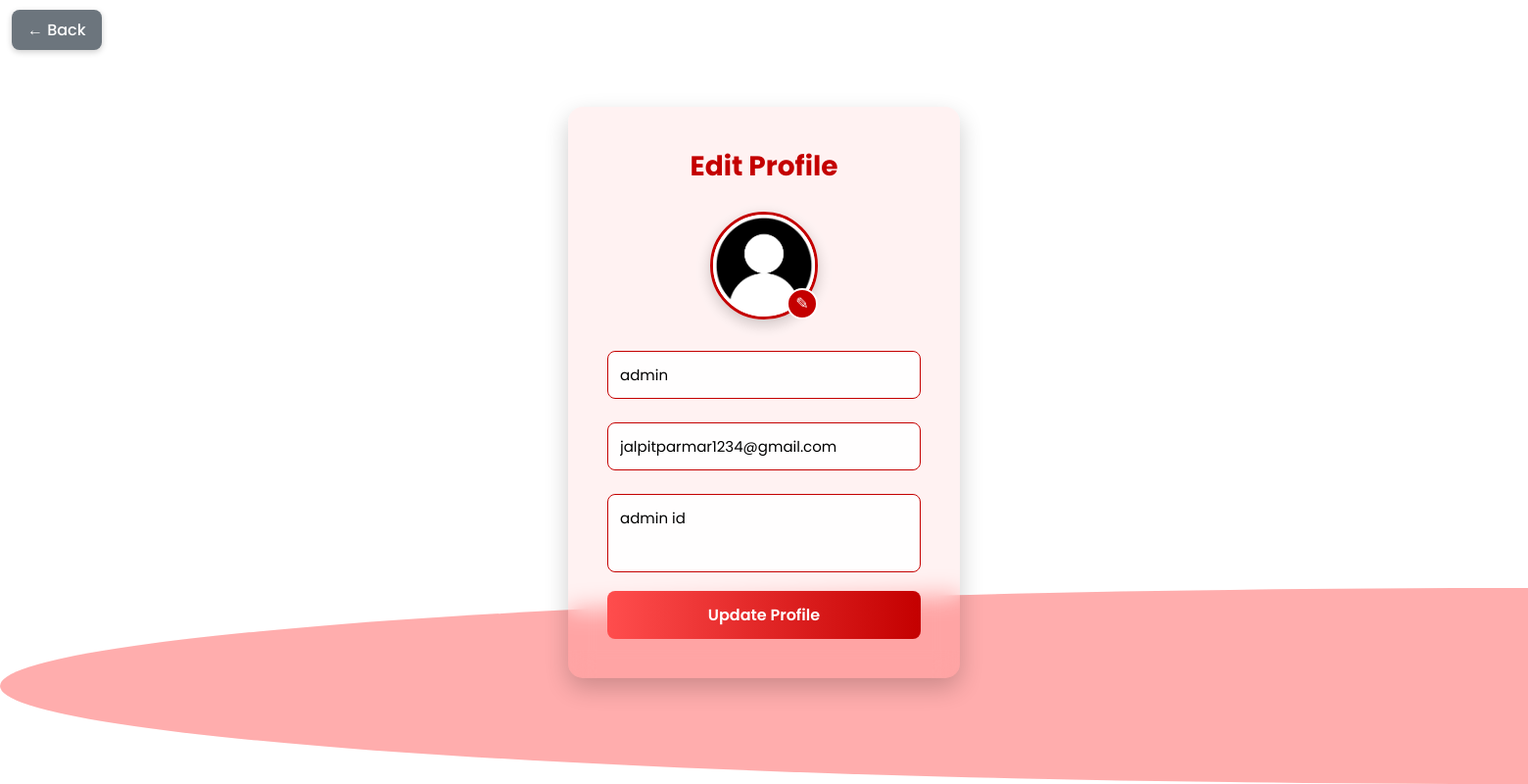
The page /edit_profile.php (signed in) on the database its author committed.
### tables this page shows
CREATE TABLE `user` (
  `user_id` int(11) NOT NULL,
  `username` varchar(100) NOT NULL,
  `email` varchar(255) NOT NULL,
  `password` varchar(255) NOT NULL,
  `about` text DEFAULT NULL,
  `dp_url` varchar(255) DEFAULT 'assets/img/dp/default.png',
  `role` varchar(50) DEFAULT 'user',
  `is_premium` tinyint(1) DEFAULT 0,
  `subscribers` int(11) DEFAULT 0,
  `videos_uploaded` int(11) DEFAULT 0,
  `created_at` timestamp NOT NULL DEFAULT current_timestamp()
);

### edit_profile.php (the view, shortened to what this page needs)
<?php
include 'db.php';
$user_id = $_SESSION['user_id'];
$sql = "SELECT * FROM user WHERE user_id = $user_id";
$result = $conn->query($sql);
$user = $result->fetch_assoc();
?>
<!DOCTYPE html>
<html lang="en">
<head>
</head>
<body>
  <a href="index.php" class="btn-back">
    ← Back
  </a>
  <div class="wave"></div>
  <div class="wave"></div>
  <div class="edit-box">
    <h2>Edit Profile</h2>
    <form method="post" enctype="multipart/form-data">
     <div class="profile-pic">
  <img src="<?= !empty($user['dp_url']) ? $user['dp_url'] : 'assets/img/dp/default.png'; ?>" id="preview">
  <label for="fileUpload">✎</label>
</div>
      <input type="text" name="username" value="<?= htmlspecialchars($user['username']); ?>" required>
      <input type="email" name="email" value="<?= htmlspecialchars($user['email']); ?>" required>
      <textarea name="about" placeholder="About Me"><?= htmlspecialchars($user['about']); ?></textarea>
      <button type="submit">Update Profile</button>
    </form>
  </div>
</body>
</html>

### edit_profile.php (style rules this page uses)
* { margin:0;padding:0;box-sizing:border-box;font-family:'Poppins',sans-serif; }
body { height: 100vh; display: flex; justify-content: center; align-items: center; overflow: hidden; background: #fff; }
.wave { position: absolute; bottom: 0; left: 0; width: 200%; height: 200px; background: rgba(255, 0, 0, 0.2); border-radius: 100%; animation: wave 8s linear infinite; }
.wave:nth-child(2) { animation-delay:-4s; opacity:.5; background:rgba(255,0,0,0.3); }
.edit-box { position: relative; z-index: 10; background: rgba(255,0,0,0.05); backdrop-filter: blur(12px); border-radius: 15px; padding: 40px; width: 400px; box-shadow: 0 10px 25px rgba(0,0,0,0.2); animation: fadeIn 1.5s ease; }
.edit-box h2 { text-align:center; margin-bottom:25px; font-size:28px; color:#c40000; }
.profile-pic { position:relative; width:110px; height:110px; margin:0 auto 20px; }
.profile-pic img { width:100%; height:100%; border-radius:50%; object-fit:cover; border:3px solid #c40000; box-shadow:0 5px 15px rgba(0,0,0,0.2); }
.profile-pic label { position:absolute; bottom:0;right:0; background:#c40000; color:#fff; width:32px; height:32px; display:flex; justify-content:center; align-items:center; border-radius:50%; cursor:pointer; font-size:16px; border:2px solid #fff; transition:transform .3s ease; }
.edit-box input, .edit-box textarea { width:100%; padding:12px; margin:12px 0; border:1px solid #c40000; border-radius:8px; font-size:15px; background:rgba(255,255,255,0.9); outline:none; }
.edit-box textarea { resize:none;height:80px; }
.edit-box button { width:100%; padding:12px; background:linear-gradient(90deg,#ff4d4d,#c40000); border:none; border-radius:8px; color:#fff; font-size:16px; font-weight:600; cursor:pointer; transition:transform .3s ease, background .3s; }
a.btn-back { position: fixed; top: 10px; left: 12px; background-color: #6c757d; color: #fff; padding: 8px 16px; border-radius: 8px; font-size: 16px; font-weight: 500; text-decoration: none; box-shadow: 0 2px 6px rgba(0,0,0,0.2); transition: background-color 0.2s ease-in-out, transform 0.1s ease-in-out; z-index: 9999; }

### rows shown on the page
user: username "admin", email "jalpitparmar1234@gmail.com", about "admin id"
